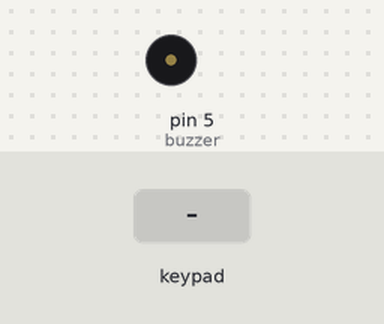
This sketch was run on a simulated Arduino Uno, built with avr-gcc and run on an emulated ATmega328P. Shown: buzzer (waves = sounding). Inputs (shaded band) come from the test bench.

Above: at 1.2 s.
1.3 s: keypad keys 1 3 9 7 pressed 0.4 s apart
At 2.2 s:
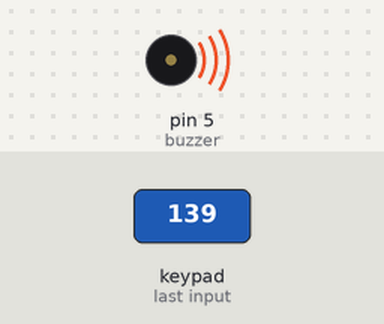
Timing chart, 0 to 4.4 s (numbered marks = the images above; inputs shaded):
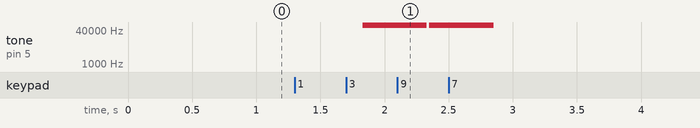

The sketch:

lab06-1.ino
```cpp
#include <Keypad.h>
const byte ROWS = 4; // 4 Rows
const byte COLS = 4; // 4 Columns
char keys[ROWS][COLS] = {
{'F', 'E', 'D', 'C'},
{'B','3','6', '9'},
{'A', '2', '5', '8'},
{'0', '1', '4', '7'}
};
byte rowPins[ROWS] = {9, 8, 7, 6};
byte colPins[COLS] = {13, 12, 11, 10};
Keypad keypad =
Keypad( makeKeymap(keys), rowPins,
colPins, ROWS, COLS );

const int buzzer = 5;

const int toneTable[7][5]={

    { 66, 131, 262, 523, 1046},  // C Do

    { 74, 147, 294, 587, 1175},  // D Re

    { 83, 165, 330, 659, 1318},  // E Mi

    { 88, 175, 349, 698, 1397},  // F Fa

    { 98, 196, 392, 784, 1568},  // G So

    {110, 220, 440, 880, 1760},  // A La

    {124, 247, 494, 988, 1976}   // B Si

};

char toneName[]="CDEFGAB";

char starTone[]="CCGGAAGFFEEDDCGGFFEEDGGFFEEDCCGGAAGFFEEDDC";

int starBeat[]={

    1,1,1,1,1,1,2, 1,1,1,1,1,1,2,

    1,1,1,1,1,1,2, 1,1,1,1,1,1,2,

    1,1,1,1,1,1,2, 1,1,1,1,1,1,2

};


int getTone(char symbol) {

    int toneNo = 0;

    for ( int ii=0; ii<7; ii++ ) {

        if ( toneName[ii]==symbol ) {

            toneNo = ii;

            break;

        }

    }

    return toneNo;

}


void setup() {
    Serial.begin(9600);

    pinMode(buzzer,OUTPUT);

    noTone(buzzer);

}


void loop() {

    int ii, length, toneNo;

    int duration;
     ii= keypad.getKey();
    // star
    if (ii != NO_KEY){
  tone(5,toneName[ii]);
  delay(500);
  noTone(5);
  }

    /*length = sizeof(starTone)-1;

    for ( ii=0; ii<length; ii++ ) {

        toneNo = getTone(starTone[ii]);

        duration = starBeat[ii]*333;

        tone(buzzer,toneTable[toneNo][3]);

        delay(duration);

        noTone(buzzer);

    }

    noTone(buzzer);

    delay(5000);*/

}
```

Measured:
- after the input at 1.3 s, tone on pin 5 (buzzer): alternates 65535 Hz for 0.50 s and silent for 0.02 s, 4 changes in all, then stays silent, starting after 0.53 s
